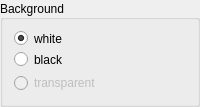
          <widget class="QGroupBox" name="groupBackground">
           <property name="whatsThis">
            <string>&lt;html&gt;&lt;head/&gt;&lt;body&gt;&lt;p&gt;The background color of the cache structure. It is unavoidable that TMS cache structure spatial covarage goes beyond the specified &lt;span style=&quot; font-style:italic;&quot;&gt;BBOX&lt;/span&gt;. The area which falls exactly outside the bounding box will be painted by this color or transparent.&lt;/p&gt;&lt;/body&gt;&lt;/html&gt;</string>
           </property>
           <property name="title">
            <string>Background</string>
           </property>
           <property name="alignment">
            <set>Qt::AlignLeading|Qt::AlignLeft|Qt::AlignVCenter</set>
           </property>
           <property name="flat">
            <bool>false</bool>
           </property>
           <layout class="QVBoxLayout" name="verticalLayout_7">
            <item>
             <widget class="QRadioButton" name="radioWhite">
              <property name="styleSheet">
               <string notr="true">border: 0</string>
              </property>
              <property name="text">
               <string>white</string>
              </property>
              <property name="checked">
               <bool>true</bool>
              </property>
             </widget>
            </item>
            <item>
             <widget class="QRadioButton" name="radioBlack">
              <property name="styleSheet">
               <string notr="true">border: 0</string>
              </property>
              <property name="text">
               <string>black</string>
              </property>
             </widget>
            </item>
            <item>
             <widget class="QRadioButton" name="radioTransparent">
              <property name="enabled">
               <bool>false</bool>
              </property>
              <property name="text">
               <string>transparent</string>
              </property>
             </widget>
            </item>
           </layout>
          </widget>
